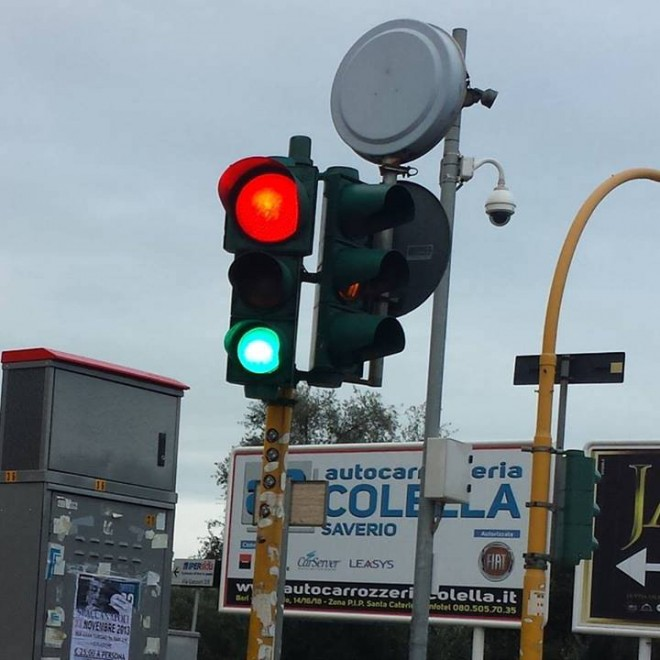
#> input picture teste.jfif, 660 x 660 px
$ python blurring.py --image teste.jfif
#> lines starting #> are read from the running program, lines starting #| are printed output that depends on the picture
import numpy as np
import argparse
import cv2

ap = argparse.ArgumentParser()
ap.add_argument("-i","--image", required=True,help="")
args = vars(ap.parse_args())

image = cv2.imread(args["image"])
#> image is the input picture: shape (660, 660, 3); mean B, G, R 137.7, 131.5, 122.3
cv2.imshow("Original", image)

blurred = np.hstack([
        cv2.blur(image,(3,3)),
        cv2.blur(image,(5,5)),
        cv2.blur(image,(7,7))])
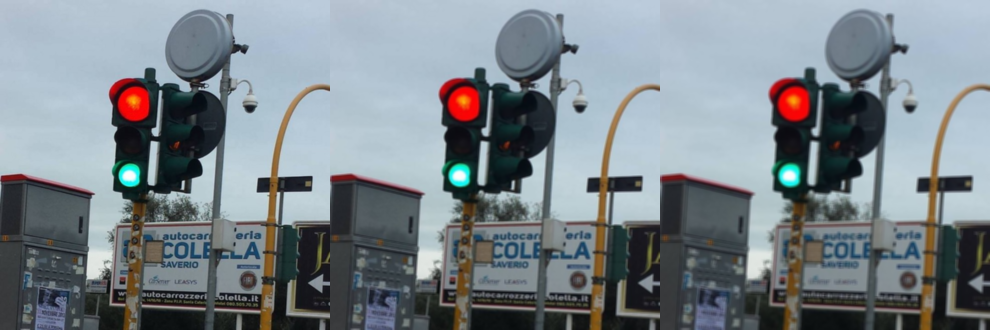
#> blurred: shape (660, 1980, 3) (shown at 1/2 size); mean B, G, R 137.7, 131.5, 122.3
cv2.imshow("Averaged",blurred)
cv2.waitKey(0)

blurred = np.hstack([
    cv2.GaussianBlur(image,(3,3),0),
    cv2.GaussianBlur(image,(5,5),0),
    cv2.GaussianBlur(image,(7,7),0)])
cv2.imshow("Gaussian", blurred)
cv2.waitKey(0)

blurred = np.hstack([
    cv2.bilateralFilter(image,5,21,21),
    cv2.bilateralFilter(image,7,31,31),
    cv2.bilateralFilter(image,9,41,41)])
cv2.imshow("Bilateral", blurred)
cv2.waitKey(0)
